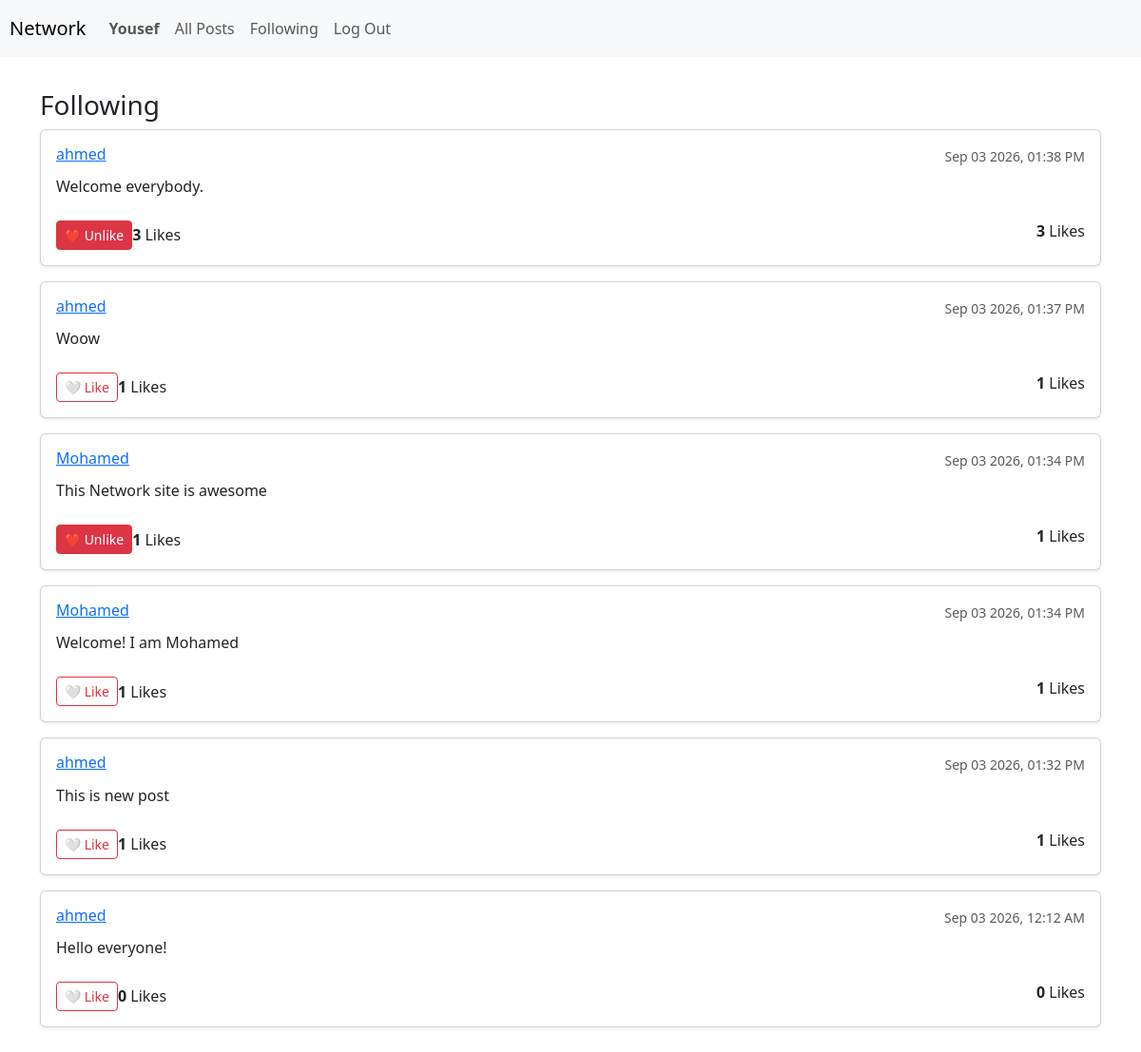
The page /following (signed in) on the database its author committed.
### network/models.py (models this page shows, shortened)
class User(AbstractUser):
    pass

class Post(models.Model):
    user = models.ForeignKey(User, on_delete=models.CASCADE, related_name="posts")
    content = models.TextField(blank=False)
    timestamp = models.DateTimeField(auto_now_add=True)
    likes = models.ManyToManyField(User, blank=True, related_name="liked_posts")

### network/views.py (the view)
# urls.py: path("following", views.following, name="following"),
@login_required
def following(request):
    followed_users = Follow.objects.filter(user=request.user).values_list('following_user', flat=True)
    posts_list = Post.objects.filter(user__in=followed_users).order_by("-timestamp")
    paginator = Paginator(posts_list, 10)
    page_number = request.GET.get('page')
    page_obj = paginator.get_page(page_number)
    return render(request, "network/following.html", {
        "page_obj": page_obj
    })

### network/templates/network/following.html (shortened to what this page needs)
{% extends "network/layout.html" %}
{% block body %}
    <div class="container mt-4">
        <h3>Following</h3>
        <div class="posts-list">
            {% for post in page_obj %}
                <div class="card mb-3 p-3 shadow-sm" id="post-card-{{ post.id }}">
                    <div class="d-flex justify-content-between align-items-center">
                        <h6 class="font-weight-bold mb-1">
                            <a href="{% url 'profile' post.user.username %}">{{ post.user.username }}</a>
                        </h6>
                        <small class="text-muted">{{ post.timestamp|date:"M d Y, h:i A" }}</small>
                    </div>
                    <p class="mt-2 mb-2" id="post-content-{{ post.id }}">{{ post.content }}</p>
                    <div class="d-flex justify-content-between align-items-center mt-2">
                        <div class="d-flex align-items-center mt-2">
                            {% if user.is_authenticated %}
                                <button class="btn btn-sm {% if user in post.likes.all %}btn-danger{% else %}btn-outline-danger{% endif %} mr-2"
                                        id="like-btn-{{ post.id }}"
                                        onclick="toggleLike('{{ post.id }}')">
                                    {% if user in post.likes.all %}❤️ Unlike{% else %}🤍 Like{% endif %}
                                </button>
                            {% else %}
                                <span class="mr-2">❤️</span>
                            {% endif %}
                            <span id="like-count-{{ post.id }}">
                                <strong>{{ post.likes.count }}</strong> Likes
                            </span>
                        </div>
                        <span id="like-count-{{ post.id }}">
                            <strong>{{ post.likes.count }}</strong> Likes
                        </span>
                    </div>
                </div>
            {% empty %}
                <p class="text-muted">No posts from users you follow.</p>
            {% endfor %}
        </div>
    </div>
{% endblock %}

### network/templates/network/layout.html (shortened to what this page needs)
{% load static %}
<!DOCTYPE html>
<html lang="en">
    <head>
        <link href="https://cdn.jsdelivr.net/npm/bootstrap@5.3.8/dist/css/bootstrap.min.css" rel="stylesheet">
        <link href="{% static 'network/styles.css' %}" rel="stylesheet">
    </head>
    <body>
        <nav class="navbar navbar-expand-lg navbar-light bg-light sticky-top">
            <a class="navbar-brand" href="{% url 'index' %}">Network</a>
            <div>
              <ul class="navbar-nav mr-auto">
                {% if user.is_authenticated %}
                    <li class="nav-item">
                        <a class="nav-link" href="{%url 'profile' user.username%}"><strong>{{ user.username }}</strong></a>
                    </li>
                {% endif %}
                <li class="nav-item">
                  <a class="nav-link" href="{% url 'index' %}">All Posts</a>
                </li>
                {% if user.is_authenticated %}
                    <li class="nav-item">
                        <a class="nav-link" href="{% url 'following' %}">Following</a>
                    </li>
                    <li class="nav-item">
                        <a class="nav-link" href="{% url 'logout' %}">Log Out</a>
                    </li>
                {% endif %}
              </ul>
            </div>
          </nav>
        <div class="body" id="Main-Container">
            {% block body %}
            {% endblock %}
        </div>
    </body>
</html>

### network/static/network/styles.css (style rules this page uses)
#Main-Container { padding: 10px; }
.navbar { padding:10px; }

### rows shown on the page
User: username "Yousef"
Post: user.username "ahmed", timestamp "Sep 03 2026, 01:38 PM", content "Welcome everybody.", shows "❤️ Unlike", likes.count "3"
Post: user.username "ahmed", timestamp "Sep 03 2026, 01:37 PM", content "Woow", shows "🤍 Like", likes.count "1"
Post: user.username "Mohamed", timestamp "Sep 03 2026, 01:34 PM", content "This Network site is awesome", shows "❤️ Unlike", likes.count "1"
Post: user.username "Mohamed", timestamp "Sep 03 2026, 01:34 PM", content "Welcome! I am Mohamed", shows "🤍 Like", likes.count "1"
Post: user.username "ahmed", timestamp "Sep 03 2026, 01:32 PM", content "This is new post", shows "🤍 Like", likes.count "1"
Post: user.username "ahmed", timestamp "Sep 03 2026, 12:12 AM", content "Hello everyone!", shows "🤍 Like", likes.count "0"
